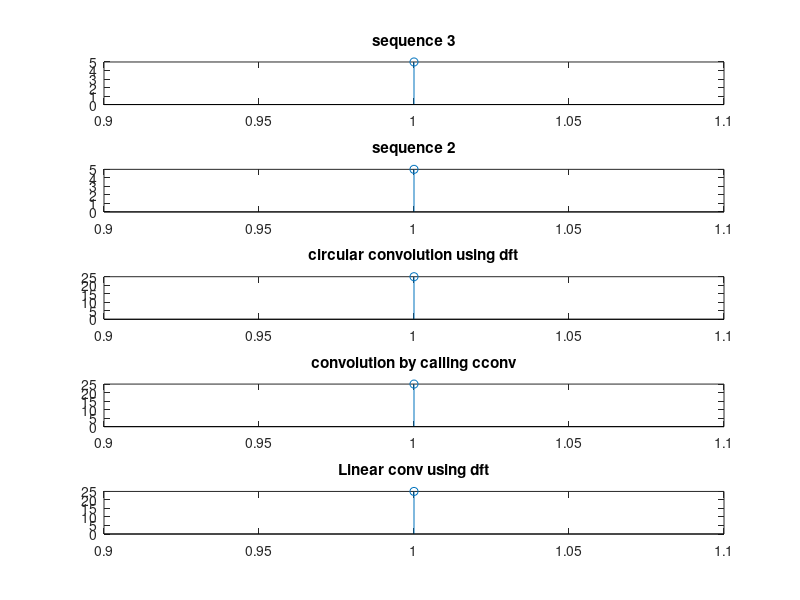

This chart was generated by the following MATLAB code:
clc; clear all; close all;

xo = input('Enter a sequence');
ho = input('Enter another sequence');

m = length(xo) + length(ho)-1;

N = max(length(xo),length(ho));

x = [xo zeros(1, N-length(xo))];
h = [ho, zeros(1, N-length(ho))];

xconh = ifft(fft(x) .* fft(h));
xcconh = cconv(x,h, N);
xconvvh = ifft(fft(xo,m) .* fft(ho,m));

subplot(5,1,1), stem(x); title('sequence 3');
subplot(5,1,2), stem(h); title('sequence 2');
subplot(5,1,3), stem(xconh); title('circular convolution using dft');
subplot(5,1,4), stem(xcconh); title('convolution by calling cconv');
subplot(5,1,5), stem(xconvvh); title('Linear conv using dft');

% saveas(1,' ConvUsingDFT.png');